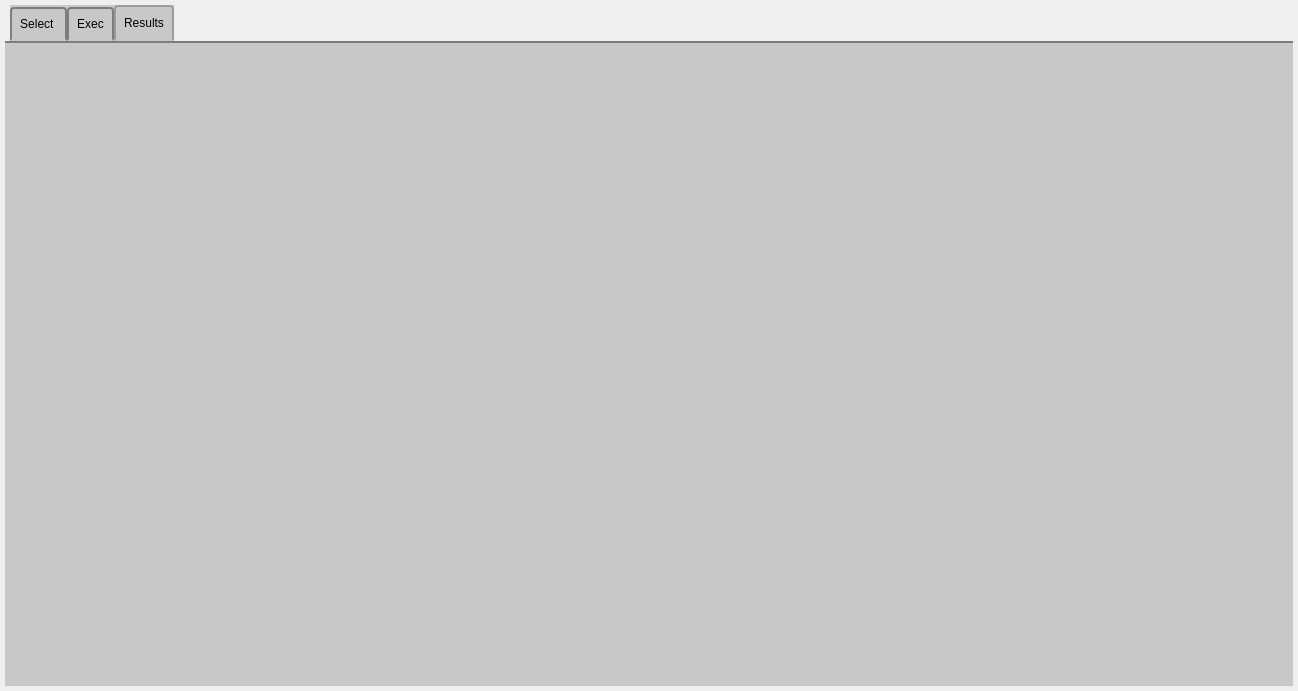
<?xml version="1.0" encoding="UTF-8"?>
<ui version="4.0">
 <class>Form</class>
 <widget class="QWidget" name="Form">
  <property name="geometry">
   <rect>
    <x>0</x>
    <y>0</y>
    <width>1298</width>
    <height>691</height>
   </rect>
  </property>
  <property name="windowTitle">
   <string>Form</string>
  </property>
  <layout class="QVBoxLayout" name="verticalLayout">
   <property name="margin">
    <number>5</number>
   </property>
   <item>
    <widget class="QTabWidget" name="tabWidget_6">
     <property name="font">
      <font>
       <weight>50</weight>
       <bold>false</bold>
      </font>
     </property>
     <property name="styleSheet">
      <string notr="true">QWidget {
    background-color: rgb(200, 200, 200);
}

QMainWindow::separator 
{ 
  background-color: rgb(220, 0, 0);
  height: 4px;
}
        
QTabWidget::pane { /* The tab widget frame */
     border-top: 2px solid rgb(125, 125, 125);
 }

 QTabWidget::tab-bar {
     left: 5px; /* move to the right by 5px */
 }

 /* Style the tab using the tab sub-control. Note that
     it reads QTabBar _not_ QTabWidget */
 QTabBar::tab {
     background: qlineargradient(x1: 0, y1: 0, x2: 0, y2: 1,
                                 stop: 0 #E1E1E1, stop: 0.4 #DDDDDD,
                                 stop: 0.5 #D8D8D8, stop: 1.0 #D3D3D3);
     border: 2px solid rgb(125, 125, 125);
     border-bottom-color: #C2C7CB; /* same as the pane color */
     border-top-left-radius: 4px;
     border-top-right-radius: 4px;
     min-width: 8ex;
     padding: 8px;
 }

 QTabBar::tab:selected, QTabBar::tab:hover {
     background: qlineargradient(x1: 0, y1: 0, x2: 0, y2: 1,
                                 stop: 0 #fafafa, stop: 0.4 #f4f4f4,
                                 stop: 0.5 #e7e7e7, stop: 1.0 #fafafa);
 }

 QTabBar::tab:selected {
     border-color: #9B9B9B;
     border-bottom-color: #C2C7CB; /* same as pane color */
 }

 QTabBar::tab:!selected {
     margin-top: 2px; /* make non-selected tabs look smaller */
 }</string>
     </property>
     <property name="tabPosition">
      <enum>QTabWidget::North</enum>
     </property>
     <property name="tabShape">
      <enum>QTabWidget::Rounded</enum>
     </property>
     <property name="currentIndex">
      <number>2</number>
     </property>
     <property name="elideMode">
      <enum>Qt::ElideNone</enum>
     </property>
     <widget class="QWidget" name="selectTab">
      <attribute name="title">
       <string>Select </string>
      </attribute>
      <layout class="QVBoxLayout" name="selectTabLayout">
       <item>
        <layout class="QHBoxLayout" name="selectTabHLayout"/>
       </item>
      </layout>
     </widget>
     <widget class="QWidget" name="execTab">
      <attribute name="title">
       <string>Exec</string>
      </attribute>
      <layout class="QVBoxLayout" name="scanExecLayout">
       <item>
        <layout class="QHBoxLayout" name="scanExecTabLayout"/>
       </item>
      </layout>
     </widget>
     <widget class="QWidget" name="resultsTab">
      <attribute name="title">
       <string>Results</string>
      </attribute>
      <layout class="QHBoxLayout" name="horizontalLayout">
       <item>
        <layout class="QHBoxLayout" name="scanResultsTabLayout"/>
       </item>
      </layout>
     </widget>
    </widget>
   </item>
  </layout>
 </widget>
 <resources/>
 <connections/>
</ui>
